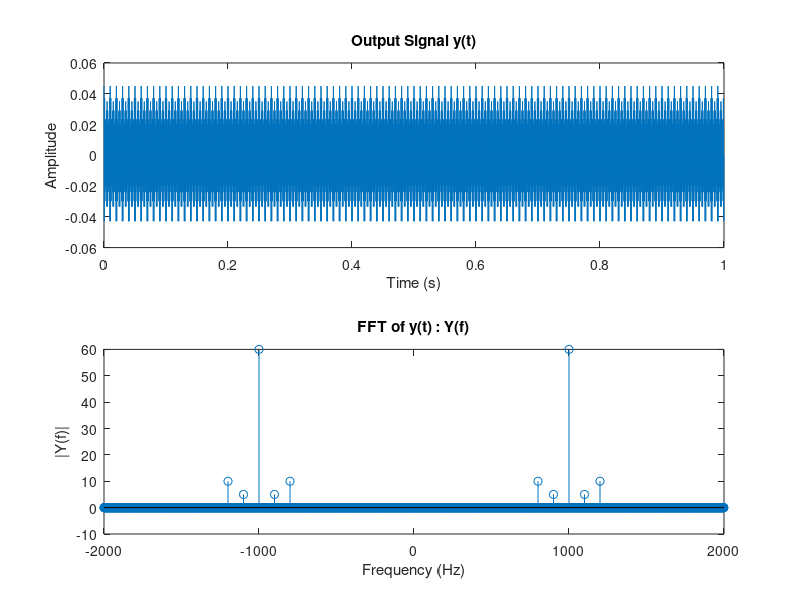

This figure's MATLAB source:
f = 4000;              % defining frequency
t = 0:(1/f):1-(1/f);  % defining time scale

% message signal m(t): 
mt = (5*cos(2*pi*100*t)) + (10*cos(2*pi*200*t));
xt = mt + 2*cos(2*pi*1000*t);  % x(t) function
zt = (60*xt) + (xt.^2);        % z(t) function
freq = -f/2:(f/length(zt)):f/2-(f/length(zt));

BW = 400;    % Bandwidth
fc = 1000;   % c enter frequency
Gain = 1;    % Gain
filter_freq = abs(freq);
BGF_down = (filter_freq >= fc-(BW/2)); % Defining lower limit
BGF_up = (filter_freq <= fc+(BW));     % Defining upper limit
BGF = (BGF_down & BGF_up) * 1;   % Combine each of them and multiply Gain=1

% Apply bandpass filter to z(t) to get y(t) and Y(f)
Yf = (fft(zt)/length(zt)) .* fftshift(BGF);
yt = ifft(Yf);

%plot y(t)
subplot(2, 1, 1);
plot(t, yt);
title('Output Signal y(t)');
xlabel('Time (s)');
ylabel('Amplitude');

% Plot FFT of y(t)
subplot(2, 1, 2);
stem(freq, Yf);
title('FFT of y(t) : Y(f)');
xlabel('Frequency (Hz)');
ylabel('|Y(f)|');

